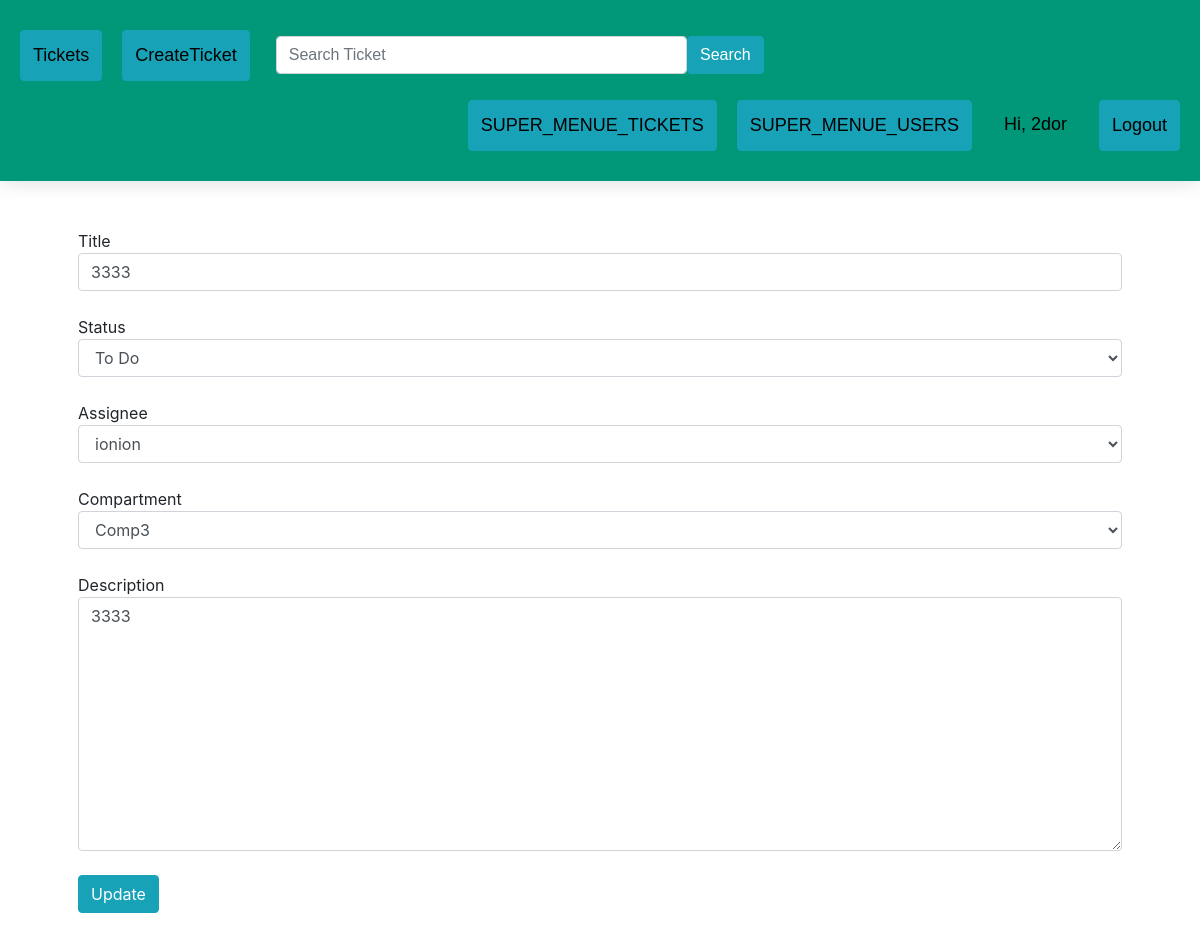
Screenshot of /EditTicket21/ (signed in) with the database file from the repository.
### ticketApp/models.py (models this page shows)
class Ticket(models.Model):
	title = models.CharField(max_length=100)
	assignee = models.ForeignKey(User, null=True, blank=True, on_delete=models.CASCADE)
	status = models.CharField(max_length=25, choices=TicketStatus.choices, default=TicketStatus.TO_DO)
	compartment = models.CharField(max_length=25, choices=Compartiment.choices, default=None, null=False, blank=False)
	description = models.TextField()
	created_at = models.DateTimeField('created at', auto_now_add=True)
	updated_at = models.DateTimeField('updated at', auto_now=True)
	active = models.BooleanField(default=1)

### ticketApp/views.py (the view, shortened to what this page needs)
# urls.py: path('EditTicket<ticket_id>/', views.edit_ticket, name='EditTicket'),
@login_required
def edit_ticket(request, ticket_id):
	ticket = Ticket.objects.get(pk=ticket_id)
	if request.user.is_superuser:
		form = CreateTicketFormAdmin(request.POST or None, request.FILES or None, instance=ticket)
		if form.is_valid():
			form.save()
			return redirect('index')
		return render(request, 'EditTicket.html', {'ticket': ticket, 'form': form})

### ticketApp/forms.py
class CreateTicketFormAdmin(forms.ModelForm):
	class Meta:
		model = Ticket
		fields = ('title', 'status', 'assignee', 'compartment', 'description')
		widgets = {
			'title': forms.TextInput(attrs={'class': 'form-control', 'placeholder': 'Title'}),
			'status': forms.Select(attrs={'class': 'form-control'}),
			'assignee': forms.Select(attrs={'class': 'form-control'}),
			'compartment': forms.Select(attrs={'class': 'form-control'}),
			'description': forms.Textarea(attrs={'class': 'form-control', 'placeholder': 'Description'}),
		}

### ticketApp/templates/EditTicket.html (shortened to what this page needs)
{% extends 'base.html' %}
{% block content %}
<div class="container p-5 mb-5">
<form method="POST">
    {% for field in form %}
    {{ field.label }} {{ field }}<br>
    {% endfor %}
    <button type="submit" class="btn btn-info">Update</button>
</form>
    </div>
{% endblock %}

### ticketApp/templates/base.html (shortened to what this page needs)
<!DOCTYPE html>
<html>
<head>
    {% load static %}
    <link rel="stylesheet" href="https://stackpath.bootstrapcdn.com/bootstrap/4.4.1/css/bootstrap.min.css"
>
    <link rel="stylesheet" type="text/css" href="{% static 'css/style.css' %}">
</head>
<body>
<div class="header">
    <a href="{% url 'index' %}" style="margin:10px;" class="btn btn-info">Tickets</a>
    {% if user.is_authenticated %}
    <a href="{% url 'CreateTicket' %}" style="margin:10px;" class="btn btn-info">CreateTicket</a>
    <form style="margin:10px;" class="d-flex" method=POST action="{% url 'index_search' %}">
        <input class="form-control me-2" type="search" placeholder="Search Ticket" aria-label="Search" name="searched">
        <button class="btn btn-info" type="submit">Search</button>
    </form>
    {% endif %}
    <div class="header-right">
        {% if user.is_authenticated %}
        {% if user.is_superuser %}
        <a class="btn btn-info" href="{% url 'super_menue_tickets' %}" style="margin:10px;">SUPER_MENUE_TICKETS</a>
        <a class="btn btn-info" href="{% url 'super_menue_users' %}" style="margin:10px;">SUPER_MENUE_USERS</a>
        {% endif %}
        <a style="margin:10px;">Hi, {{ request.user.username|title }}</a>
        <a class="btn btn-info" href="/logout_request" style="margin:10px;">Logout</a>
        {% else %}
        <a href="{% url 'login_request' %}" class="btn btn-info">Login</a>
        {% endif %}
    </div>
</div>
<div id="body">
    {% block content %}{% endblock %}
</div>
</body>
</html>

### ticketApp/static/css/style.css (style rules this page uses)
.header { overflow: hidden; background-color: #009879; padding: 20px 10px; min-width: 200px; box-shadow: 0 0 20px rgba(0, 0, 0, 0.15); }
.header a { float: left; color: black; text-align: center; padding: 12px; text-decoration: none; font-size: 18px; font-family: sans-serif; line-height: 25px; border-radius: 4px; }
.header-right { float: right; }
.d-flex { float: left; width: 500px; text-align: center; font-family: sans-serif; line-height: 25px; padding: 6px; }

### rows the page displays
Ticket: form "3333" "To Do" "ionion" "Comp3" "3333"

### other values shown
{{ request.user.username|title }} "2dor"
{{ field.label }} "Title" "Status" "Assignee" "Compartment" "Description"
